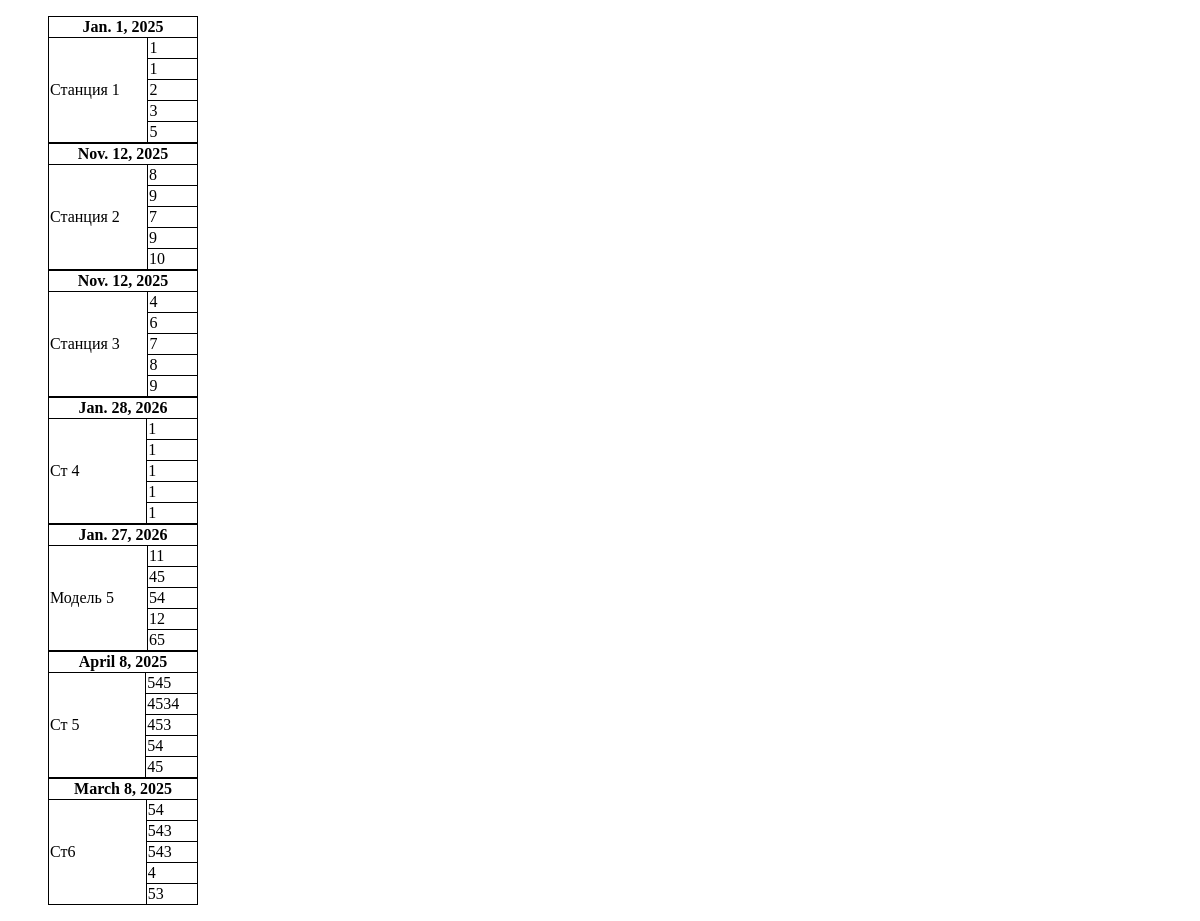
/station_view, run on an earlier commit of the app's database.
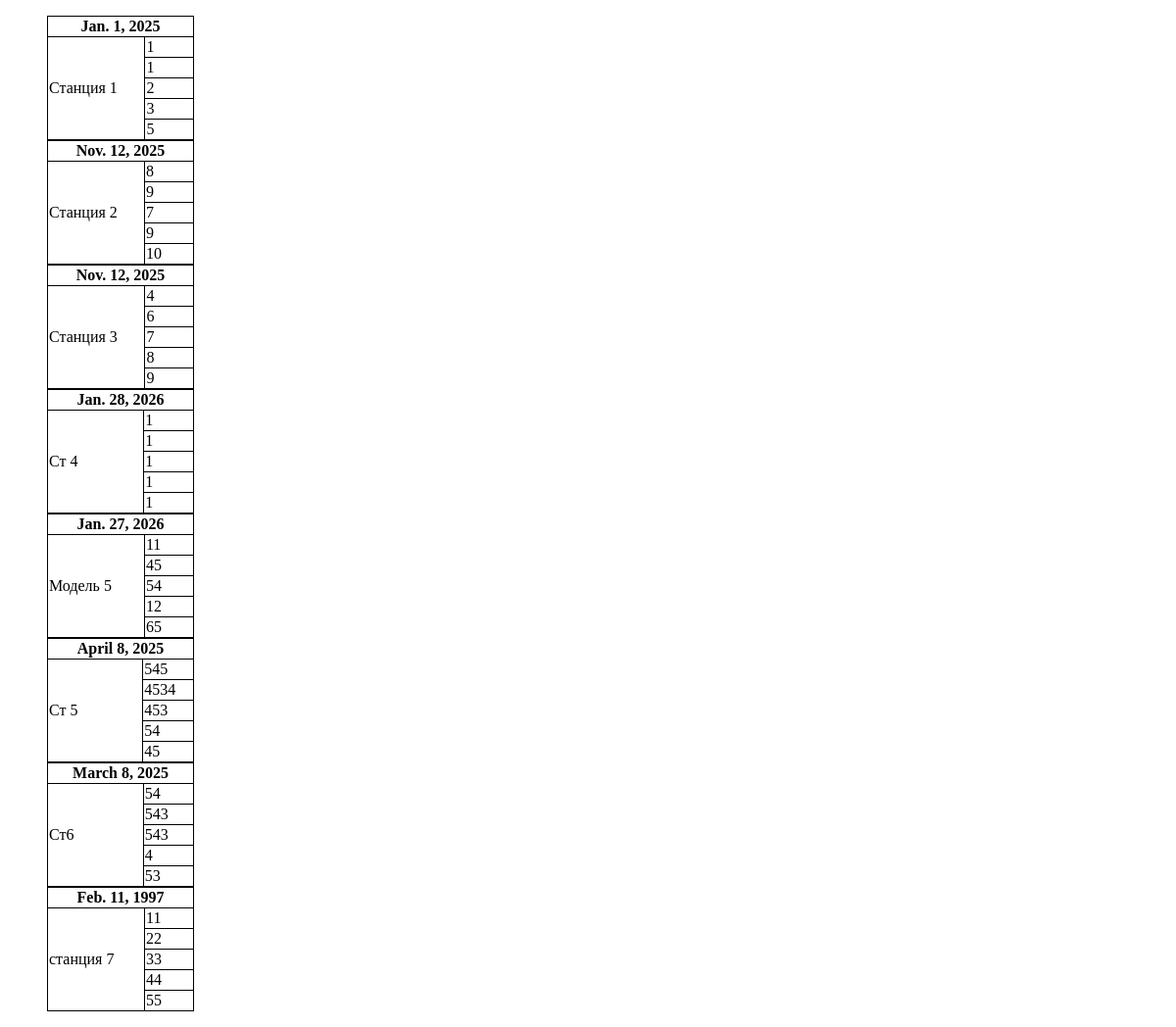
And on a later commit of the database.
### station/models.py (models this page shows, shortened)
class Station_namber(models.Model):
    title = models.CharField(max_length=50)
    data = models.DateField()
    namber_1 = models.IntegerField()
    namber_2 = models.IntegerField()
    namber_3 = models.IntegerField()
    namber_4 = models.IntegerField()
    namber_5 = models.IntegerField()
    uchastoc = models.ForeignKey(Uchastok, on_delete=models.PROTECT)

### station/views.py (the view)
# urls.py: path('station_view', Station_view.as_view(), name="station_view"),
class Station_view(ListView):
    model = Station_namber
    template_name = "station_view.html"

### station/templates/station_view.html (shortened to what this page needs)
<!DOCTYPE html>
{% load static %}
<html lang="en">
<head>
    <link rel="stylesheet" href="{% static 'load/style.css' %}">
</head>
<body>
<ul class="conteyner_stancoon">
{%for i in object_list%}
<table style="width:150px; border-collapse: collapse;">
    <thead>
        <tr>
            <th colspan="2" style="border: 1px solid black;">{{i.data}}</th>
        </tr>
    </thead>
    <tbody>
        <tr>
            <td width="100px" rowspan="5" style="border: 1px solid black;">{{i.title}}</td>
            <td width="50px" style="border: 1px solid black;">{{i.namber_1}}</td>
        </tr>
        <tr>
            <td style="border: 1px solid black;">{{i.namber_2}}</td>
        </tr>
    <tr>
            <td style="border: 1px solid black;">{{i.namber_3}}</td>
        </tr>
    <tr>
            <td style="border: 1px solid black;">{{i.namber_4}}</td>
        </tr>
    <tr>
            <td style="border: 1px solid black;">{{i.namber_5}}</td>
        </tr>
    </tbody>
</table>
{%endfor%}
    </ul>
</body>
</html>

What changed in the data, as far as the page shows it:
added Station_namber: data "Feb. 11, 1997", title "станция 7", namber_1 "11", namber_2 "22", namber_3 "33", namber_4 "44", namber_5 "55"
